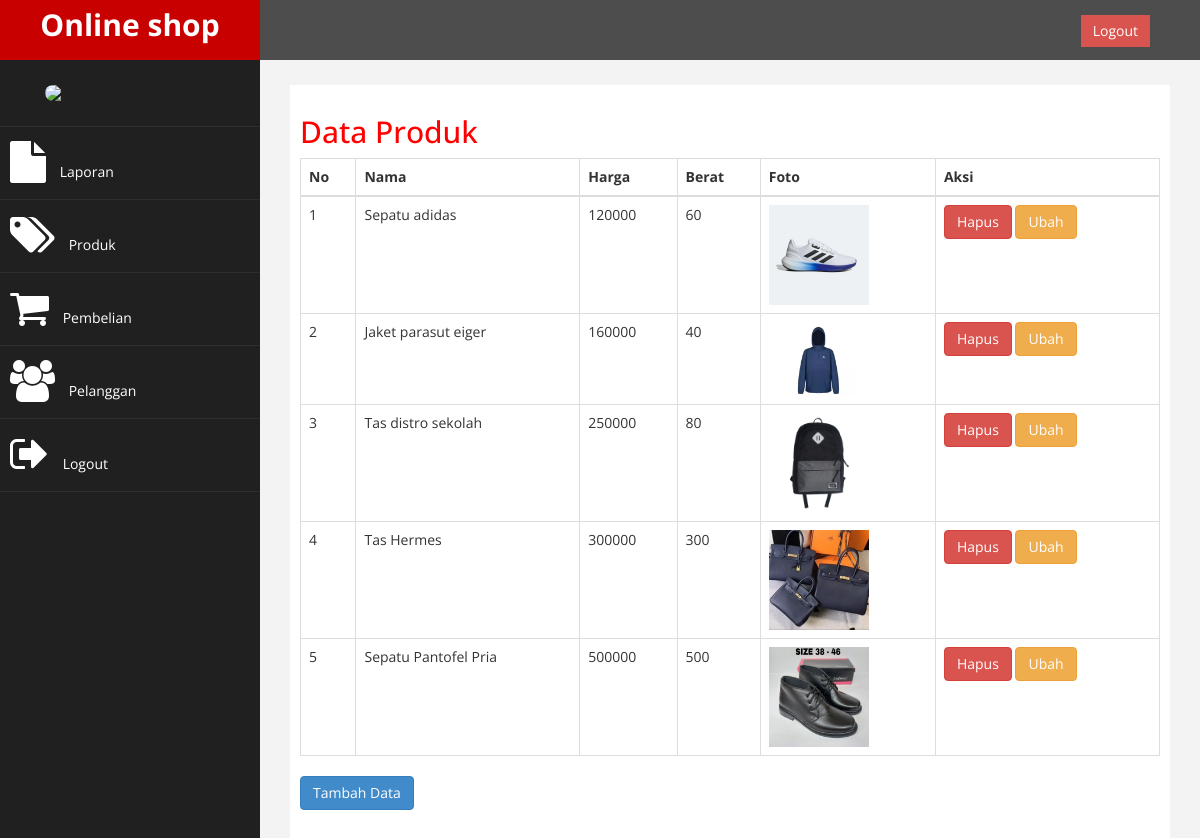
/Admin/index.php?halaman=produk (signed in), run on the app's committed database.
### tables this page shows
CREATE TABLE `produk` (
  `id_produk` int(11) NOT NULL,
  `nama_produk` varchar(100) NOT NULL,
  `harga_produk` int(50) NOT NULL,
  `berat` int(50) NOT NULL,
  `foto_produk` varchar(100) NOT NULL,
  `deskripsi_produk` text NOT NULL,
  `stok_produk` int(10) NOT NULL
);

### Admin/produk.php (the view)
<h2>Data Produk</h2>
<table class="table table-bordered">
    <thead>
        <tr>
            <th>No</th>
            <th>Nama</th>
            <th>Harga</th>
            <th>Berat</th>
            <th>Foto</th>
            <th>Aksi</th>
        </tr>
    </thead>
    <tbody>
        <?php $nomor = 1; ?>
        <?php $ambil = $conn->query("SELECT * FROM produk"); ?>
        <?php while($tampil = $ambil->fetch_assoc()){ ?>
        <tr>
            <td><?php echo $nomor; ?></td>
            <td><?php echo $tampil['nama_produk']; ?></td>
            <td><?php echo $tampil['harga_produk']; ?></td>
            <td><?php echo $tampil['berat']; ?></td>
            <td><img src="../foto_produk/<?php echo $tampil['foto_produk']; ?>" width="100"></td>
            <td>
                <a href="index.php?halaman=hapusproduk&id=<?php echo $tampil['id_produk']; ?>" class="btn btn-danger" >Hapus</a>
                <a href="index.php?halaman=ubahproduk&id=<?php echo $tampil['id_produk']; ?>" class="btn btn-warning" >Ubah</a>
            </td>
        </tr>
        <?php $nomor++; ?>
        <?php } ?>
    </tbody>
</table>
<a href="index.php?halaman=tambahproduk" class="btn btn-primary">Tambah Data</a>

### Admin/assets/css/custom.css (style rules this page uses)
body { font-family: 'Open Sans', sans-serif; }
h2 { color: #f00; }

### data on the page
produk: nama_produk "Sepatu adidas", harga_produk "120000", berat "60", foto_produk (picture)
produk: nama_produk "Jaket parasut eiger", harga_produk "160000", berat "40", foto_produk (picture)
produk: nama_produk "Tas distro sekolah", harga_produk "250000", berat "80", foto_produk (picture)
produk: nama_produk "Tas Hermes", harga_produk "300000", berat "300", foto_produk (picture)
produk: nama_produk "Sepatu Pantofel Pria", harga_produk "500000", berat "500", foto_produk (picture)
